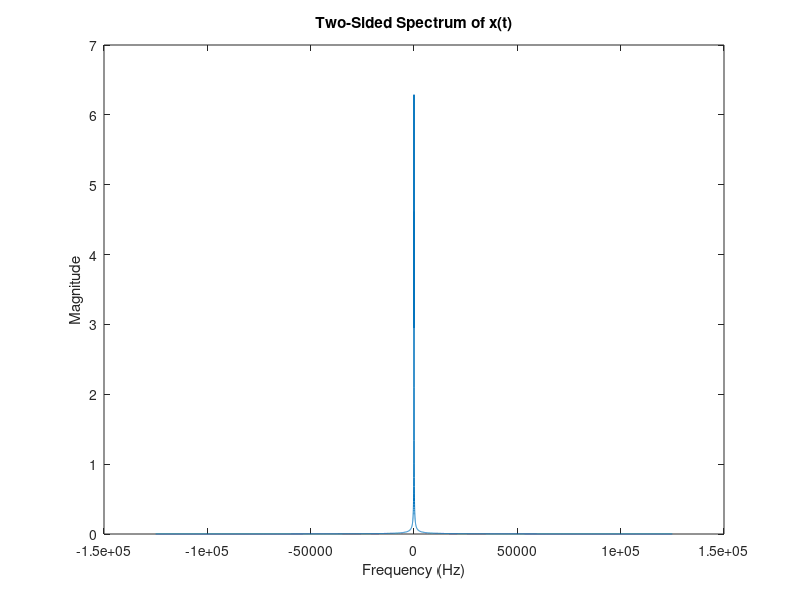

This chart was generated by the following MATLAB code:
% Define the signal x(t)
t = linspace(-0.02, 0.02, 10000); % time vector from -0.02 to 0.02 seconds
x = 5 + 15*cos(2*pi*40*t+70.55);

% Compute the DFT of the signal
X = fftshift(fft(x));
 
% Define the frequency vector
Fs = 1/(t(2)-t(1)); % sampling frequency
df = Fs/length(t); % frequency resolution
f = -Fs/2:df:Fs/2-df; % frequency vector
 
% Plot the magnitude of the spectrum
figure;
plot(f, abs(X)/length(t));
xlabel('Frequency (Hz)');
ylabel('Magnitude');
title('Two-Sided Spectrum of x(t)');
 
% Label the complex amplitudes for each positive and negative frequency component
fprintf('Complex amplitude at f = -40 Hz: %.2f\n', X(length(t)/2-200));
fprintf('Complex amplitude at f = 40 Hz: %.2f\n', X(length(t)/2+200));